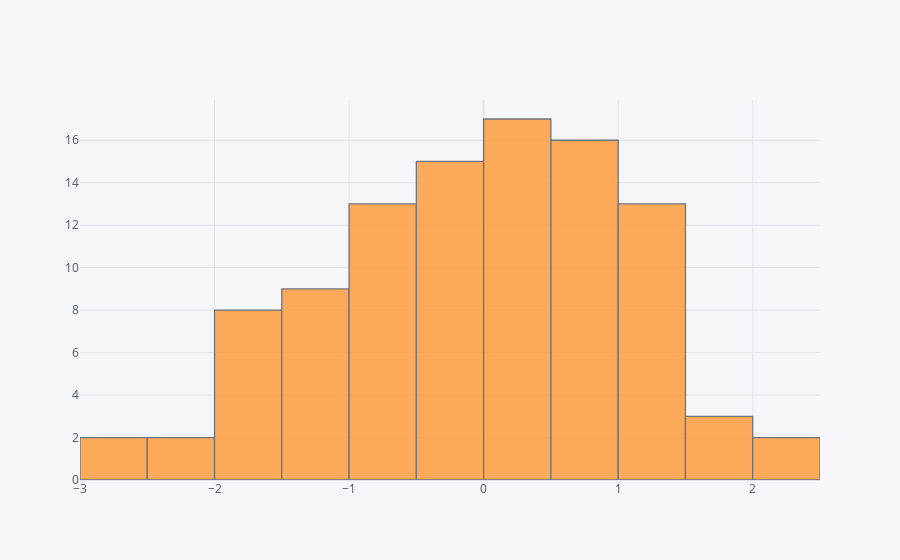

Write notebook code for a chart like this one.
### Markdown cell above
`Compare com os histograsm padrões do matplotlib e seaborn`

### Code cell
df['A'].iplot(kind='hist')

### Figure 1 — Plotly figure (JSON) as saved in the notebook; plotly's stock layout.template omitted (floating-point values rounded to 4 significant figures)
{"data": [{"histfunc": "count", "histnorm": "", "marker": {"color": "rgba(255, 153, 51, 1.0)", "line": {"color": "#4D5663", "width": 1.3}}, "name": "A", "opacity": 0.8, "orientation": "v", "type": "histogram", "x": [-0.7584, -1.361, -0.448, 0.2577, -1.638, -1.046, 1.407, 0.2765, -0.07316, 2.379, 1.442, -2.001, 0.5994, -1.178, 0.8362, 1.421, -1.377, -1.533, 0.8434, -0.4426, 0.7729, -1.187, 1.067, -0.1786, -1.69, 0.8147, -2.541, 0.8785, 0.3281, 1.314, 0.5798, -0.1503, -0.3935, 1.869, 1.5, -2.598, -0.08419, -1.713, -0.3422, 1.298, 0.7997, -1.915, 0.324, 0.9669, -0.3955, -0.5157, 0.6326, -0.773, -1.028, -0.8065, -0.5284, 0.05805, -0.5342, -0.6306, 0.1962, -0.5675, 1.312, 1.063, 0.163, -0.1752, -0.7448, -0.06589, 1.226, 0.9973, -0.8587, 0.4008, 0.6476, 0.5807, 0.4167, 0.1808, -0.6549, -1.562, -1.903, 1.204, 1.542, 0.6447, 0.5149, -1.921, 0.3551, 0.8492, -1.05, 0.01305, 1.615, -1.075, -0.6617, -0.3743, -2.492, -0.1655, 2.17, -1.26, -0.7677, 0.08435, -0.2807, 0.4241, 1.257, 0.3307, -0.2159, 1.403, 0.1242, 0.4541]}], "layout": {"barmode": "overlay", "legend": {"bgcolor": "#F5F6F9", "font": {"color": "#4D5663"}}, "paper_bgcolor": "#F5F6F9", "plot_bgcolor": "#F5F6F9", "title": {"font": {"color": "#4D5663"}}, "xaxis": {"gridcolor": "#E1E5ED", "showgrid": true, "tickfont": {"color": "#4D5663"}, "title": {"font": {"color": "#4D5663"}, "text": ""}, "zerolinecolor": "#E1E5ED"}, "yaxis": {"gridcolor": "#E1E5ED", "showgrid": true, "tickfont": {"color": "#4D5663"}, "title": {"font": {"color": "#4D5663"}, "text": ""}, "zerolinecolor": "#E1E5ED"}}}
